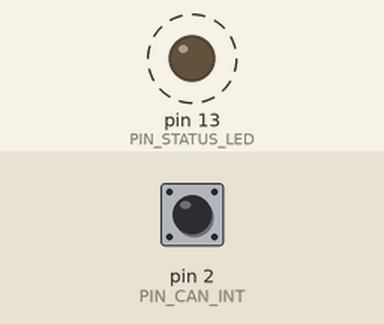
Recording of a sketch running on a simulated Arduino Mega 2560, built with avr-gcc and run on an emulated ATmega2560. On the bench: output pins drawn as LEDs (lit = HIGH). Dashed ring = blinking. The inputs (shaded band) are chosen by the test bench; at power-on: pin 2 (PIN_CAN_INT) HIGH. What the sketch prints to the serial monitor is not drawn.

Above: at 0.5 s.
Timing chart, 0 to 4.6 s (numbered marks = the images above):
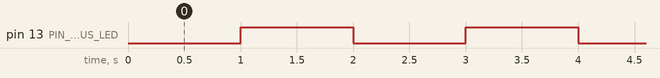

Measured:
- by itself, pin 13 (PIN_STATUS_LED): alternates HIGH for 1.0 s and LOW for 1.0 s

The sketch:

gateway.ino
```cpp
// Trailblazer Class 2 gateway
//
// Reads engine data from the MaxxECU over CAN and stands in for the factory
// PCM on the GM Class 2 (SAE J1850 VPW) bus. See README.md and docs/.
//
// As committed, the gateway only listens and reports: every output that can
// affect the vehicle is disabled in config.h.

#include <Arduino.h>
#include <avr/wdt.h>
#include "config.h"
#include "engine_state.h"
#include "maxx_can.h"
#include "maxx_decode.h"
#include "class2_frame.h"
#include "class2_bus.h"
#include "message_table.h"
#include "torque_pwm.h"
#include "speed_out.h"

static EngineState   g_engine;      // zero-initialized
static Class2BusNull g_bus;         // swap for the real backend once the interface is built
static bool          g_can_ok = false;
static uint32_t      g_last_status_ms = 0;

static void print_hex(const uint8_t *b, uint8_t n) {
  for (uint8_t i = 0; i < n; i++) {
    if (i) Serial.print(' ');
    if (b[i] < 0x10) Serial.print('0');
    Serial.print(b[i], HEX);
  }
}

// Outputs fall back to "off" whenever engine data is missing or stale.
static void outputs_safe() {
#if ENABLE_TORQUE_PWM
  torque_pwm_stop();
#endif
#if ENABLE_SPEED_OUT
  speed_out_stop();
#endif
}

void setup() {
  wdt_disable();
  pinMode(PIN_STATUS_LED, OUTPUT);
  Serial.begin(115200);
  Serial.println(F("Class 2 gateway starting"));

  g_can_ok = maxx_can_begin();
  Serial.println(g_can_ok ? F("CAN: MCP2515 ready (listen-only)") : F("CAN: MCP2515 NOT RESPONDING"));

  g_bus.begin();

#if ENABLE_TORQUE_PWM
  torque_pwm_begin();
#endif
#if ENABLE_SPEED_OUT
  speed_out_begin();
#endif

  wdt_enable(WDTO_1S);
}

void loop() {
  wdt_reset();
  const uint32_t now = millis();

  if (g_can_ok) maxx_can_poll(now, g_engine);
  const bool fresh = maxx_data_fresh(g_engine, now, CAN_TIMEOUT_MS);

  // ---- Class 2 receive: report everything heard on the bus ----
  uint8_t raw[CLASS2_MAX_FRAME];
  uint8_t n = g_bus.receive(raw, sizeof(raw));
  if (n) {
    Class2Frame f;
    Class2DecodeResult r = class2_decode(raw, n, f);
    Serial.print(F("C2 RX: "));
    print_hex(raw, n);
    if (r != CLASS2_OK) { Serial.print(F("  !err ")); Serial.print((int)r); }
    Serial.println();
  }

  // ---- Class 2 transmit: periodic messages, only with live engine data ----
#if ENABLE_CLASS2_TX
  if (fresh) {
    int8_t idx = scheduler_poll(g_messages, g_message_count, now);
    if (idx >= 0) {
      Class2Frame f;
      uint8_t out[CLASS2_MAX_FRAME];
      message_build(g_messages[idx], GATEWAY_NODE_ADDR, g_engine, f);
      uint8_t len = class2_encode(f, out);
      if (len) g_bus.send(out, len);
    }
  }
#endif

  // ---- Hardwired EBCM signals ----
  if (fresh) {
#if ENABLE_SPEED_OUT
    speed_out_set_kph_x10(g_engine.speed_kph_x10);
#endif
#if ENABLE_TORQUE_PWM
    // Duty-cycle mapping is not characterized yet; hold both outputs low.
    torque_pwm_set(0, 0);
#endif
  } else {
    outputs_safe();
  }

  // ---- 1 Hz status line ----
  if ((uint32_t)(now - g_last_status_ms) >= 1000) {
    g_last_status_ms = now;
    digitalWrite(PIN_STATUS_LED, !digitalRead(PIN_STATUS_LED));
    Serial.print(F("status can="));
    Serial.print(fresh ? F("fresh") : F("STALE"));
    Serial.print(F(" rpm="));    Serial.print(g_engine.rpm);
    Serial.print(F(" clt_x10=")); Serial.print(g_engine.coolant_c_x10);
    Serial.print(F(" kph_x10=")); Serial.println(g_engine.speed_kph_x10);
  }
}
```

class2_bus.h
```cpp
// Transport for Class 2 frames. The gateway logic talks only to this interface,
// so the physical layer can be swapped without touching anything else:
//
//   Class2BusNull        - no hardware; prints outgoing frames to Serial (bench)
//   (to add) discrete    - bit-banged VPW on PIN_VPW_RX / PIN_VPW_TX
//   (to add) interpreter - UART-to-VPW IC on Serial1
#pragma once
#include <stdint.h>

class Class2Bus {
public:
  virtual ~Class2Bus() {}
  virtual bool begin() = 0;
  // Sends complete frame bytes, CRC included. Returns false if the bus was busy
  // or arbitration was lost; the caller retries on the next scheduler pass.
  virtual bool send(const uint8_t *bytes, uint8_t len) = 0;
  // Copies one received frame (CRC included) into `buf`. Returns its length, 0 if none.
  virtual uint8_t receive(uint8_t *buf, uint8_t max_len) = 0;
};

class Class2BusNull : public Class2Bus {
public:
  bool begin() override;
  bool send(const uint8_t *bytes, uint8_t len) override;
  uint8_t receive(uint8_t *buf, uint8_t max_len) override;
};
```

class2_bus_null.cpp
```cpp
#include <Arduino.h>
#include "class2_bus.h"

bool Class2BusNull::begin() { return true; }

bool Class2BusNull::send(const uint8_t *bytes, uint8_t len) {
  Serial.print(F("C2 TX (null bus):"));
  for (uint8_t i = 0; i < len; i++) {
    Serial.print(' ');
    if (bytes[i] < 0x10) Serial.print('0');
    Serial.print(bytes[i], HEX);
  }
  Serial.println();
  return true;
}

uint8_t Class2BusNull::receive(uint8_t *, uint8_t) { return 0; }
```

class2_frame.cpp
```cpp
#include "class2_frame.h"
#include "j1850_crc.h"

uint8_t class2_make_header(uint8_t priority, bool physical, uint8_t type) {
  return (uint8_t)(((priority & 0x07) << 5) | 0x08 | (physical ? 0x04 : 0x00) | (type & 0x03));
}

uint8_t class2_encode(const Class2Frame &f, uint8_t *out) {
  if (f.len > CLASS2_MAX_DATA) return 0;
  if (f.header & 0x10) return 0;  // 1-byte header style is not supported
  out[0] = f.header;
  out[1] = f.target;
  out[2] = f.source;
  for (uint8_t i = 0; i < f.len; i++) out[3 + i] = f.data[i];
  uint8_t n = (uint8_t)(3 + f.len);
  out[n] = j1850_crc(out, n);
  return (uint8_t)(n + 1);
}

Class2DecodeResult class2_decode(const uint8_t *bytes, uint8_t n, Class2Frame &out) {
  if (n < 4 || n > CLASS2_MAX_FRAME) return CLASS2_ERR_LENGTH;
  if (bytes[0] & 0x10) return CLASS2_ERR_HEADER_STYLE;
  if (j1850_crc(bytes, (uint8_t)(n - 1)) != bytes[n - 1]) return CLASS2_ERR_CRC;
  out.header = bytes[0];
  out.target = bytes[1];
  out.source = bytes[2];
  out.len = (uint8_t)(n - 4);
  for (uint8_t i = 0; i < out.len; i++) out.data[i] = bytes[3 + i];
  return CLASS2_OK;
}
```

class2_frame.h
```cpp
// GM Class 2 (SAE J1850 VPW) frame with the 3-byte header.
//
//   byte 0  bits 7-5 priority (0 = highest, 7 = lowest)
//           bit 4    header style (0 = 3-byte header)
//           bit 3    in-frame response (1 = not allowed, as GM uses)
//           bit 2    addressing (1 = physical, 0 = functional)
//           bits 1-0 message type
//   byte 1  target (physical node address or functional ID)
//   byte 2  source (physical node address)
//   bytes 3..n  data (0-8 bytes)
//   last byte   CRC
#pragma once
#include <stdint.h>

#define CLASS2_MAX_DATA   8
#define CLASS2_MAX_FRAME  12   // 3 header + 8 data + 1 CRC

struct Class2Frame {
  uint8_t header;                  // raw byte 0
  uint8_t target;
  uint8_t source;
  uint8_t data[CLASS2_MAX_DATA];
  uint8_t len;                     // number of data bytes
};

inline uint8_t class2_priority(const Class2Frame &f)    { return (uint8_t)(f.header >> 5); }
inline bool    class2_is_physical(const Class2Frame &f) { return (f.header & 0x04) != 0; }
inline uint8_t class2_type(const Class2Frame &f)        { return (uint8_t)(f.header & 0x03); }

// Build byte 0 for a GM-style frame (3-byte header, no in-frame response).
uint8_t class2_make_header(uint8_t priority, bool physical, uint8_t type);

// Serialize a frame and append the CRC. `out` must hold CLASS2_MAX_FRAME bytes.
// Returns the number of bytes written, or 0 if the frame is invalid.
uint8_t class2_encode(const Class2Frame &f, uint8_t *out);

enum Class2DecodeResult {
  CLASS2_OK = 0,
  CLASS2_ERR_LENGTH,        // shorter than header + CRC, or longer than 12 bytes
  CLASS2_ERR_HEADER_STYLE,  // 1-byte header, which this gateway does not handle
  CLASS2_ERR_CRC
};

// Parse raw bytes (including the trailing CRC) into a frame.
Class2DecodeResult class2_decode(const uint8_t *bytes, uint8_t n, Class2Frame &out);
```

engine_state.h
```cpp
// Latest engine data received from the MaxxECU over CAN.
// Values keep the MaxxECU's fixed-point scaling so no floats are needed.
#pragma once
#include <stdint.h>

struct EngineState {
  int16_t  rpm;              // rpm
  int16_t  throttle_x10;     // % x10
  int16_t  map_kpa_x10;      // kPa x10
  int16_t  speed_kph_x10;    // km/h x10
  int16_t  battery_v_x100;   // V x100
  int16_t  iat_c_x10;        // deg C x10
  int16_t  coolant_c_x10;    // deg C x10
  int16_t  gear;
  int16_t  oil_kpa_x10;      // kPa x10
  uint32_t last_fast_ms;     // time of the last 50 Hz frame (0x520)
  uint32_t last_slow_ms;     // time of the last 10 Hz frame (0x530)
};
```

j1850_crc.cpp
```cpp
#include "j1850_crc.h"

uint8_t j1850_crc(const uint8_t *data, uint8_t len) {
  uint8_t crc = 0xFF;
  for (uint8_t i = 0; i < len; i++) {
    crc ^= data[i];
    for (uint8_t bit = 0; bit < 8; bit++) {
      crc = (crc & 0x80) ? (uint8_t)((crc << 1) ^ 0x1D) : (uint8_t)(crc << 1);
    }
  }
  return (uint8_t)(crc ^ 0xFF);
}
```

j1850_crc.h
```cpp
// SAE J1850 CRC-8: polynomial 0x1D, initial value 0xFF, final XOR 0xFF.
#pragma once
#include <stdint.h>

uint8_t j1850_crc(const uint8_t *data, uint8_t len);
```

maxx_can.cpp
```cpp
#include <Arduino.h>
#include <SPI.h>
#include <mcp_can.h>
#include "config.h"
#include "maxx_can.h"
#include "maxx_decode.h"

static MCP_CAN s_can(PIN_CAN_CS);

bool maxx_can_begin() {
  pinMode(PIN_CAN_INT, INPUT_PULLUP);
  if (s_can.begin(MCP_ANY, CAN_SPEED, CAN_CRYSTAL) != CAN_OK) return false;
  // Listen-only: the gateway never transmits on the MaxxECU bus and does not
  // acknowledge frames, so a gateway fault cannot disturb engine control.
  s_can.setMode(MCP_LISTENONLY);
  return true;
}

void maxx_can_poll(uint32_t now_ms, EngineState &s) {
  // Bounded so a flooded bus cannot starve the rest of the loop.
  for (uint8_t i = 0; i < 16 && digitalRead(PIN_CAN_INT) == LOW; i++) {
    unsigned long id = 0;
    unsigned char len = 0;
    unsigned char buf[8];
    if (s_can.readMsgBuf(&id, &len, buf) != CAN_OK) break;
    if (id & 0x80000000UL) continue;   // extended ID: not part of the MaxxECU default protocol
    maxx_decode((uint16_t)(id & 0x7FF), buf, len, now_ms, s);
  }
}
```

maxx_can.h
```cpp
// MCP2515 (Adafruit CAN FeatherWing #5709) receive path for MaxxECU data.
#pragma once
#include "engine_state.h"

bool maxx_can_begin();                                   // false if the MCP2515 does not respond
void maxx_can_poll(uint32_t now_ms, EngineState &s);     // drain pending frames
```

maxx_decode.cpp
```cpp
#include "maxx_decode.h"

static int16_t le16(const uint8_t *d, uint8_t off) {
  return (int16_t)((uint16_t)d[off] | ((uint16_t)d[off + 1] << 8));
}

bool maxx_decode(uint16_t id, const uint8_t *d, uint8_t len, uint32_t now_ms, EngineState &s) {
  if (len < 8) return false;
  switch (id) {
    case 0x520:
      s.rpm          = le16(d, 0);
      s.throttle_x10 = le16(d, 2);
      s.map_kpa_x10  = le16(d, 4);
      s.last_fast_ms = now_ms;
      return true;
    case 0x522:
      s.speed_kph_x10 = le16(d, 6);
      return true;
    case 0x530:
      s.battery_v_x100 = le16(d, 0);
      s.iat_c_x10      = le16(d, 4);
      s.coolant_c_x10  = le16(d, 6);
      s.last_slow_ms   = now_ms;
      return true;
    case 0x536:
      s.gear        = le16(d, 0);
      s.oil_kpa_x10 = le16(d, 4);
      return true;
    default:
      return false;
  }
}

bool maxx_data_fresh(const EngineState &s, uint32_t now_ms, uint32_t timeout_ms) {
  if (s.last_fast_ms == 0 || s.last_slow_ms == 0) return false;
  return (uint32_t)(now_ms - s.last_fast_ms) <= timeout_ms &&
         (uint32_t)(now_ms - s.last_slow_ms) <= timeout_ms * 4;
}
```

maxx_decode.h
```cpp
// Decoder for the MaxxECU default CAN protocol (500 kbit/s, 11-bit IDs,
// little-endian int16 fields). Field map: docs/protocol.md.
#pragma once
#include <stdint.h>
#include "engine_state.h"

// Updates `s` from one CAN frame. Returns true if the ID was one we use.
bool maxx_decode(uint16_t id, const uint8_t *d, uint8_t len, uint32_t now_ms, EngineState &s);

// True when both the fast and slow frames have arrived within `timeout_ms`.
bool maxx_data_fresh(const EngineState &s, uint32_t now_ms, uint32_t timeout_ms);
```

message_table.cpp
```cpp
#include "message_table.h"

// Add entries here once they are confirmed from a stock-truck capture, e.g.
//
//   static uint8_t fill_example(const EngineState &s, uint8_t *data) { ... }
//   { class2_make_header(4, false, 1), 0x00 /*functional ID*/, 100, fill_example, 0 },
//
// A zero-length array is not legal C++, so the table holds one inert
// placeholder with a null fill function; g_message_count stays 0.
PeriodicMessage g_messages[] = {
  { 0, 0, 0, 0, 0 },
};
const uint8_t g_message_count = 0;

int8_t scheduler_poll(PeriodicMessage *table, uint8_t count, uint32_t now_ms) {
  for (uint8_t i = 0; i < count; i++) {
    PeriodicMessage &m = table[i];
    if (m.period_ms == 0 || m.fill == 0) continue;
    if ((int32_t)(now_ms - m.next_due_ms) >= 0) {
      m.next_due_ms += m.period_ms;
      // After a long stall, do not burst to catch up.
      if ((int32_t)(now_ms - m.next_due_ms) >= 0) m.next_due_ms = now_ms + m.period_ms;
      return (int8_t)i;
    }
  }
  return -1;
}

void message_build(const PeriodicMessage &m, uint8_t source, const EngineState &s, Class2Frame &out) {
  out.header = m.header;
  out.target = m.target;
  out.source = source;
  out.len = m.fill ? m.fill(s, out.data) : 0;
  if (out.len > CLASS2_MAX_DATA) out.len = CLASS2_MAX_DATA;
}
```

message_table.h
```cpp
// Periodic Class 2 messages the gateway broadcasts in place of the factory PCM.
//
// The table in message_table.cpp is EMPTY on purpose. Entries are added only
// from messages seen in a capture of the stock truck (docs/message-table.md);
// nothing here is guessed.
#pragma once
#include <stdint.h>
#include "class2_frame.h"
#include "engine_state.h"

// Writes the data bytes for one message from live engine data.
// Returns the number of data bytes written (0-8).
typedef uint8_t (*Class2FillFn)(const EngineState &s, uint8_t *data);

struct PeriodicMessage {
  uint8_t      header;      // byte 0, see class2_frame.h
  uint8_t      target;      // functional ID or physical address
  uint16_t     period_ms;
  Class2FillFn fill;
  uint32_t     next_due_ms; // scheduler state
};

extern PeriodicMessage g_messages[];
extern const uint8_t   g_message_count;

// Returns the index of a message that is due at `now_ms` and advances its
// schedule, or -1 if nothing is due. Safe across millis() rollover.
int8_t scheduler_poll(PeriodicMessage *table, uint8_t count, uint32_t now_ms);

// Builds the frame for table entry `m` with the gateway as source.
void message_build(const PeriodicMessage &m, uint8_t source, const EngineState &s, Class2Frame &out);
```

speed_math.h
```cpp
// Pure math for the rear-speed square wave (Timer3, prescaler 256 = 62,500 ticks/s).
#pragma once
#include <stdint.h>

// Output frequency in millihertz for a road speed (km/h x10).
inline uint32_t speed_freq_mhz(int16_t kph_x10, uint32_t pulses_per_mile) {
  if (kph_x10 <= 0) return 0;
  // Hz = (kph / 1.609344) * ppm / 3600  ->  mHz = kph_x10 * ppm * 1e6 / 57,936,384
  return (uint32_t)(((uint64_t)(uint16_t)kph_x10 * pulses_per_mile * 1000000ULL) / 57936384ULL);
}

// Timer compare value for a toggling output at `freq_mhz`.
// Returns 0 when the speed is too low to represent (below 0.5 Hz): output off.
inline uint16_t speed_ocr(uint32_t freq_mhz) {
  if (freq_mhz < 500) return 0;
  uint32_t ticks = 62500000UL / (2UL * freq_mhz);   // half-period in timer ticks
  if (ticks < 2) ticks = 2;
  if (ticks > 65536UL) ticks = 65536UL;
  return (uint16_t)(ticks - 1);
}
```

speed_out.cpp
```cpp
#include <Arduino.h>
#include "config.h"
#include "speed_out.h"
#include "speed_math.h"

#if defined(__AVR_ATmega2560__)

void speed_out_stop() {
  TCCR3A = 0;                     // disconnect OC3A
  TCCR3B = 0;                     // stop the timer
  digitalWrite(PIN_SPEED_OUT, LOW);
}

void speed_out_begin() {
  digitalWrite(PIN_SPEED_OUT, LOW);
  pinMode(PIN_SPEED_OUT, OUTPUT);
  speed_out_stop();
}

void speed_out_set_kph_x10(int16_t kph_x10) {
  uint16_t ocr = speed_ocr(speed_freq_mhz(kph_x10, SPEED_PULSES_PER_MILE));
  if (ocr == 0) { speed_out_stop(); return; }
  OCR3A = ocr;
  if (TCNT3 > ocr) TCNT3 = 0;     // avoid a long wrap when the period shrinks
  TCCR3A = _BV(COM3A0);           // toggle OC3A on compare match
  TCCR3B = _BV(WGM32) | _BV(CS32);  // CTC, prescaler 256
}

#else
void speed_out_begin() {}
void speed_out_set_kph_x10(int16_t) {}
void speed_out_stop() {}
#endif
```

speed_out.h
```cpp
// Rear-speed square wave to the EBCM on Timer3 (OC3A). The Mega pin is 5 V
// logic; the EBCM input expects a high-side drive, so an external transistor
// stage is required between this pin and the vehicle (docs/pins-and-timers.md).
#pragma once
#include <stdint.h>

void speed_out_begin();                    // output low, timer stopped
void speed_out_set_kph_x10(int16_t kph_x10);
void speed_out_stop();
```

torque_pwm.cpp
```cpp
#include <Arduino.h>
#include "config.h"
#include "torque_pwm.h"

#if defined(__AVR_ATmega2560__)

// Fast PWM, TOP = ICR1 (mode 14), prescaler 8: 16 MHz / 8 / 15625 = 128 Hz exactly.
static const uint16_t TOP = 15624;

static uint16_t to_compare(uint16_t permille) {
  if (permille > 1000) permille = 1000;
  return (uint16_t)(((uint32_t)permille * (TOP + 1UL)) / 1000UL);
}

void torque_pwm_begin() {
  digitalWrite(PIN_TORQUE_DELIVERED, LOW);
  digitalWrite(PIN_TORQUE_REQUESTED, LOW);
  pinMode(PIN_TORQUE_DELIVERED, OUTPUT);
  pinMode(PIN_TORQUE_REQUESTED, OUTPUT);
  TCCR1A = _BV(WGM11);
  TCCR1B = _BV(WGM13) | _BV(WGM12) | _BV(CS11);
  ICR1 = TOP;
  OCR1A = 0;
  OCR1B = 0;
}

void torque_pwm_set(uint16_t delivered_permille, uint16_t requested_permille) {
  uint16_t a = to_compare(delivered_permille);
  uint16_t b = to_compare(requested_permille);
  // A compare value of 0 still gives a one-tick pulse in fast PWM, so 0 %
  // disconnects the pin from the timer and leaves it low.
  if (a == 0) { TCCR1A &= ~_BV(COM1A1); } else { OCR1A = a - 1; TCCR1A |= _BV(COM1A1); }
  if (b == 0) { TCCR1A &= ~_BV(COM1B1); } else { OCR1B = b - 1; TCCR1A |= _BV(COM1B1); }
}

void torque_pwm_stop() {
  TCCR1A &= ~(_BV(COM1A1) | _BV(COM1B1));
  digitalWrite(PIN_TORQUE_DELIVERED, LOW);
  digitalWrite(PIN_TORQUE_REQUESTED, LOW);
}

#else
void torque_pwm_begin() {}
void torque_pwm_set(uint16_t, uint16_t) {}
void torque_pwm_stop() {}
#endif
```

Source omitted: torque_pwm.h (474 bytes), config.h (1901 bytes)
